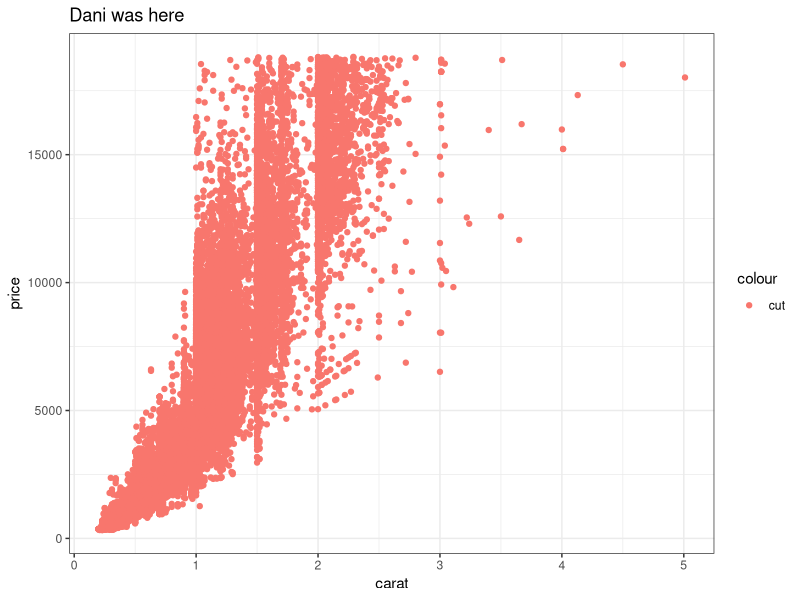
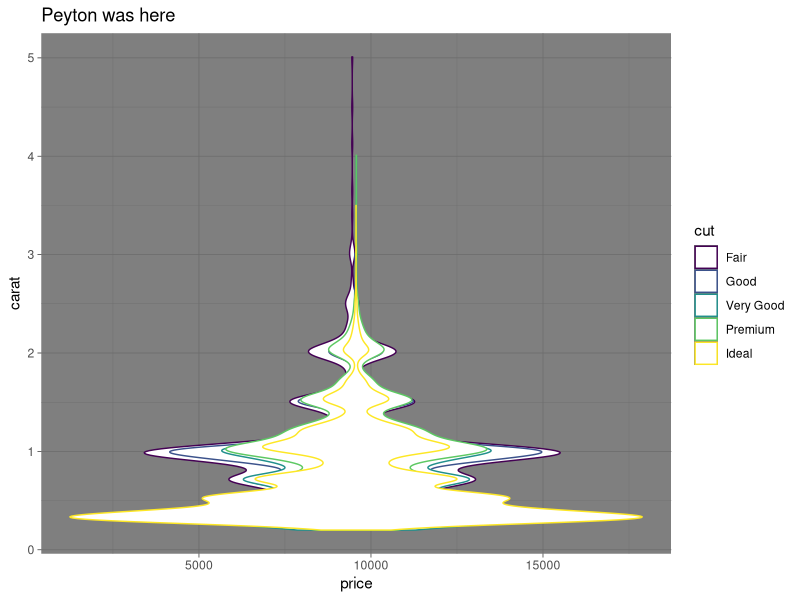

Source code (R) for these figures, in order: (Note: this script raises an error after producing the figures.)
## ---- chunk 1
knitr::opts_chunk$set(echo = TRUE)
library(tidyverse)
## ---- chunk 2
# Partner 1: 
# Run the code below to see the original graph
# Change the code below to make the point color change based on 'cut', and update the theme to theme_bw(). Update the title to include your first name. 

ggplot(data = diamonds, aes(x = carat, y = price)) +
  geom_point(aes(color = "cut")) +
  theme_bw() +
  labs(title = "Dani was here")
## ---- chunk 3
# Partner 2: 
# Run the code below to see the original graph
# Change the code below to make the geom a geom_jitter, and update the theme to theme_light. Update the title to include your first name. 

ggplot(data = diamonds, aes(x = price, y = carat)) +
  geom_violin(aes(color = cut)) +
  theme_dark() +
  labs(title = "Peyton was here")

#HII
## ---- chunk 4

ggplot(data = diamonds, aes(x = depth, y = carat)) +
  geom_point(aes(color = blue)) +
  labs(x= "Peyton Rocks!", 
       y = "Whales are cool")
  theme_void()
  
  # hello there! 
  

#random code
#palmers penguins is a cool package 

## ---- chunk 5
#hello!
# more random code
